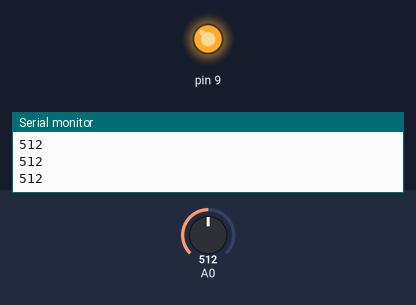
This sketch was run on a simulated Arduino Uno, built with avr-gcc and run on an emulated ATmega328P. On the bench: output pins drawn as LEDs (lit = HIGH), the last lines printed to the serial monitor. The inputs (shaded band) are chosen by the test bench; at power-on: A0 = 512.

Above: at 1.2 s.
1.3 s: A0 set to 210
At 2.5 s:
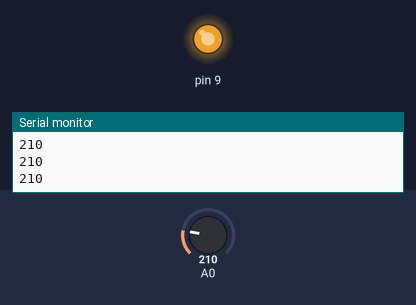
2.8 s: A0 set to 230
At 3.8 s:
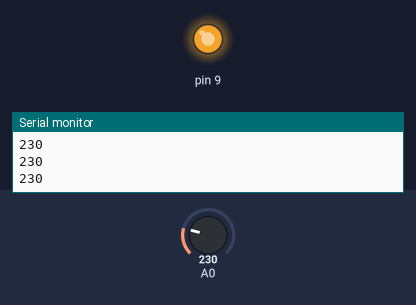
Timing chart, 0 to 5.8 s (numbered marks = the images above; inputs shaded):
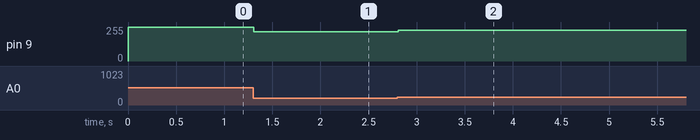

The sketch:

led_PWM_Dimming.ino
```cpp
void setup() {
  // put your setup code here, to run once:
  pinMode(9,OUTPUT);
  Serial.begin(9600);
}

void loop() {
  // put your main code here, to run repeatedly:
  int sensorRead=analogRead(A0);
  Serial.println(sensorRead);
  if (sensorRead<220)sensorRead=220;
  else if (sensorRead>740)sensorRead=740;
  int ledblink=map(sensorRead,220,740,0,255);
  analogWrite(9,sensorRead);
  delay(1);
}
```

Measured:
- after the input at 1.3 s, pin 9: 255/255 → 220/255 at once
- after the input at 2.8 s, pin 9: 220/255 → 230/255 at once
